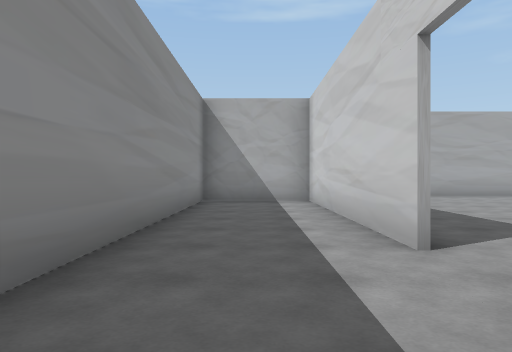
view 1 (above)

23 first-person views from a walk through a scene from a Unity 3-D project. The camera is 1.2 m above the floor, looks level and sees 70° across. The floor is counted in squares, 2 m on a side. Each view is taken from the middle of a square. On the plan, view 1 faces up. The plan holds only what a view shows up to about 10 squares ahead; the rest is blank. The place goes on beyond the plan.

view 2
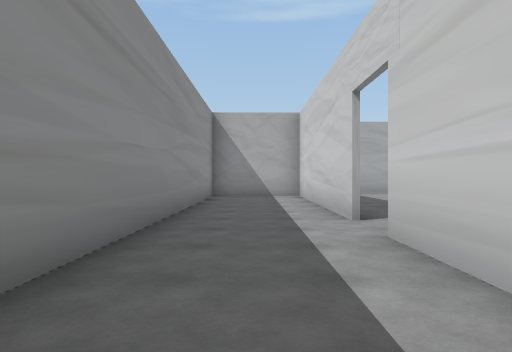

view 3
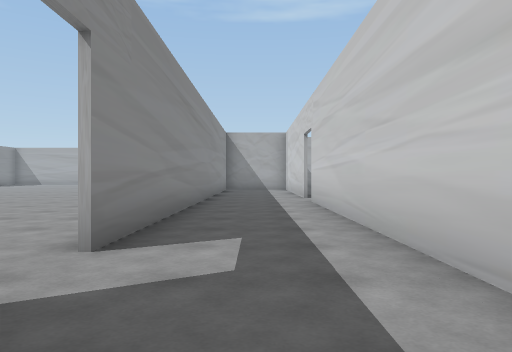

view 4
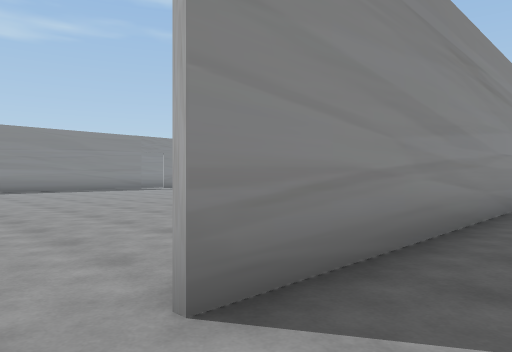

view 5
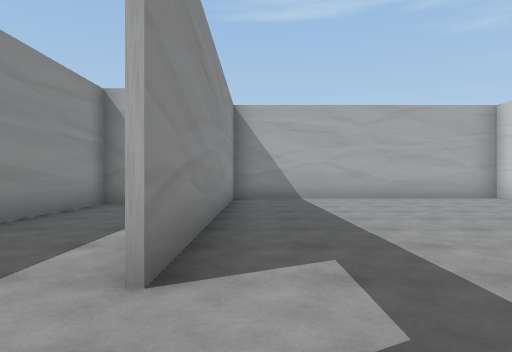

view 6
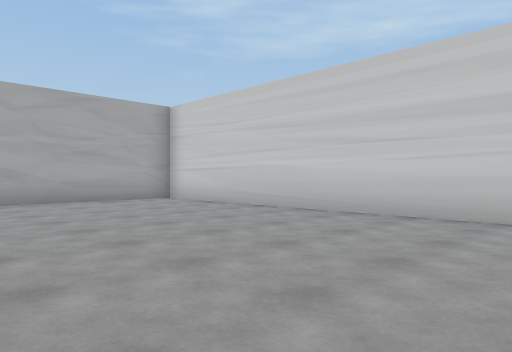

view 7
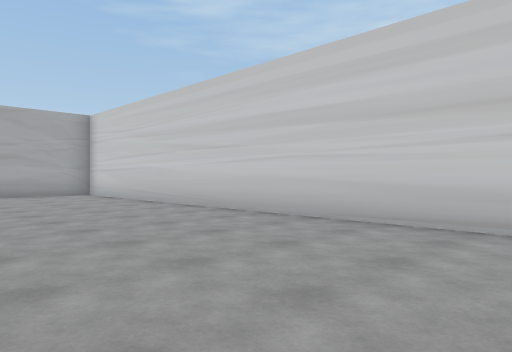

view 8
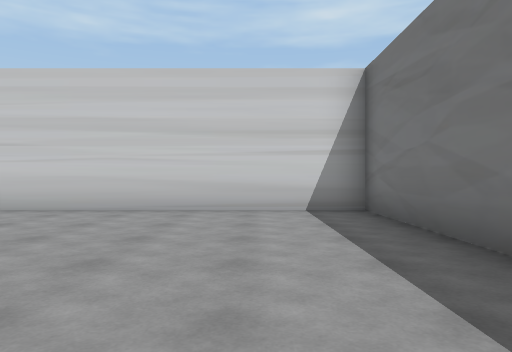

view 9
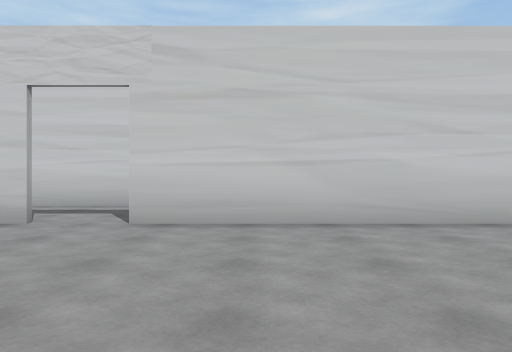

view 10
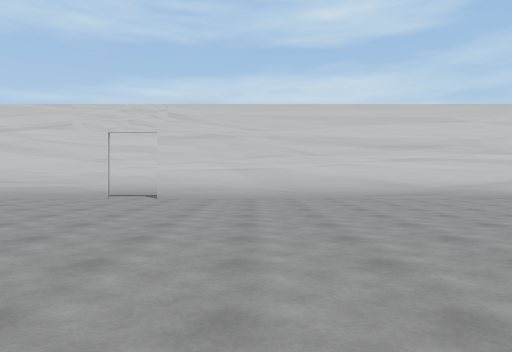

view 11
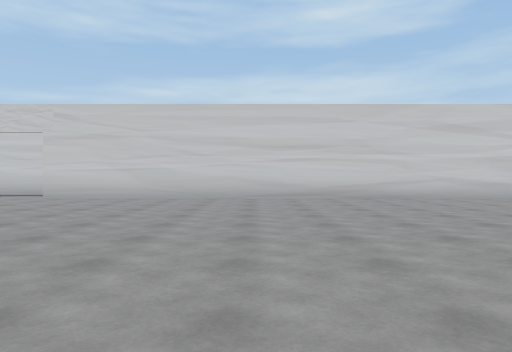

view 12
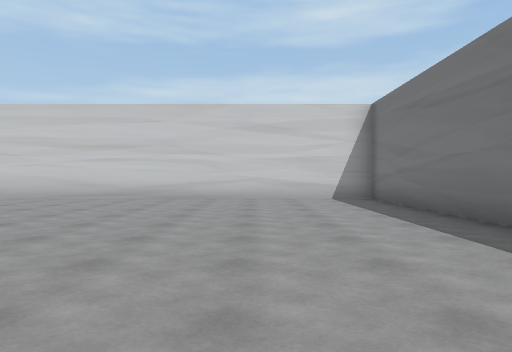

view 13
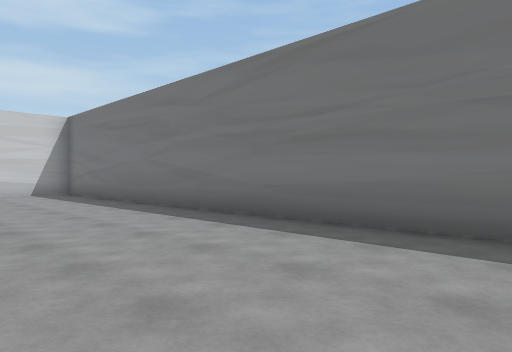

view 14
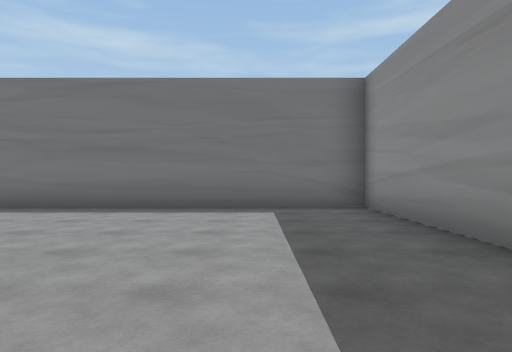

view 15
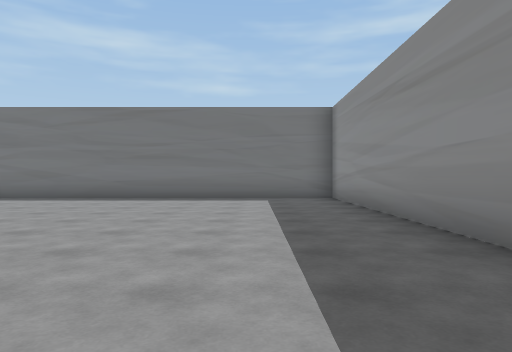

view 16
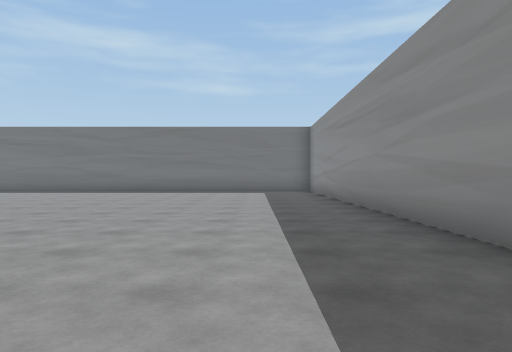

view 17
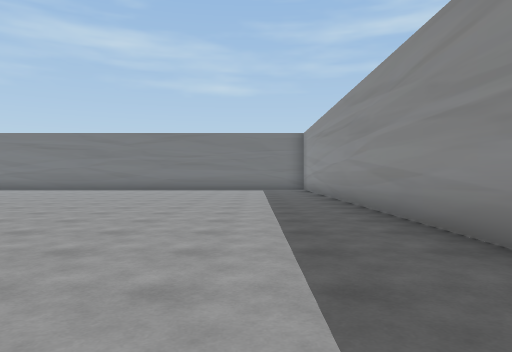

view 18
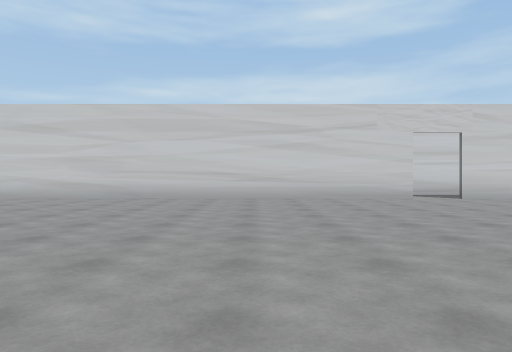

view 19
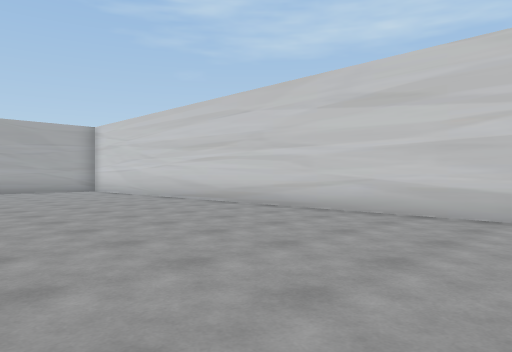

view 20
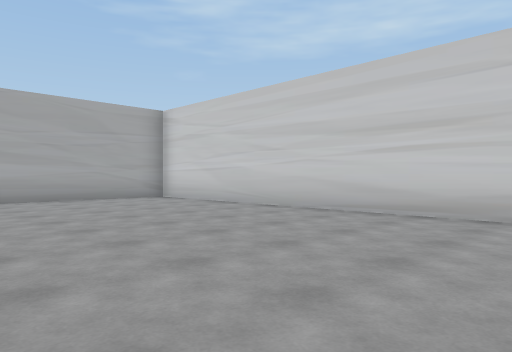

view 21
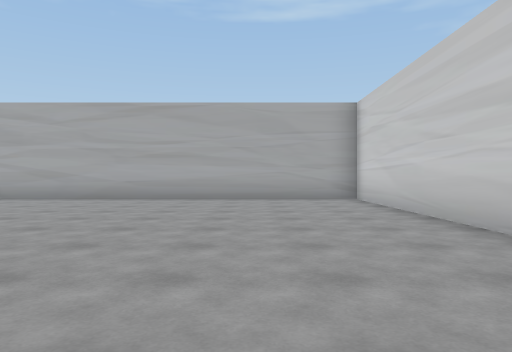

view 22
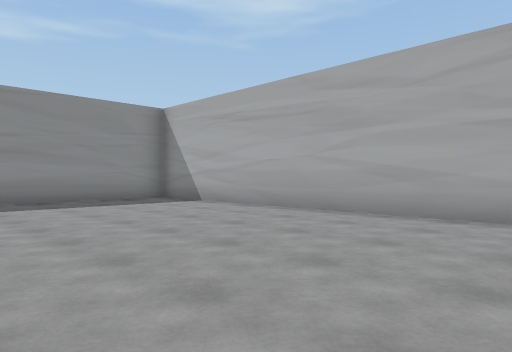

view 23
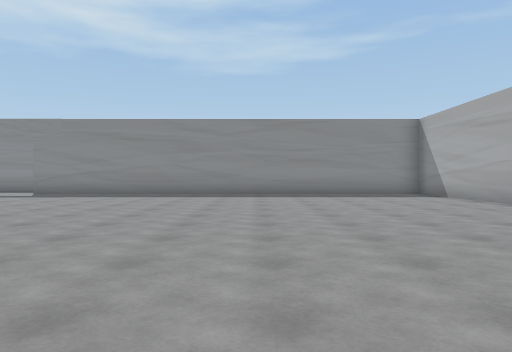

### Floor plan
Points are (right, up) in squares from view 1. A wall is a line through its corners. A room is listed if a view was taken in it or the views show most of it. See-through windows are left out.
Room 1 (views 1, 2, 3, 4)
walls: (1.3, -5.2) (1.3, 1.6); (1.3, 2.9) (1.3, 8.9) (-1.3, 8.9) (-1.3, -4.1)
ways out: opening at (1, 2) to room 2; opening at (-1, -5) to room 3
Room 2 (views 5, 6, 7, 8)
walls: (4.6, -1.9) (8.4, -1.9) (8.4, 10.7) (1.4, 10.7) (1.4, 2.9)
ways out: opening at (1, 2) to room 1
Room 3 (views 9, 10, 11, 12, 13, 14, 15, 16, 17, 18, 19, 20, 21, 22, 23)
walls: (-1.4, -4.1) (-1.4, 17.4) (-15.8, 17.4); (-16.1, -6) (-16.1, -19) (-1.4, -19) (-1.4, -5.4); (-16.1, 17.1) (-16.1, 13.5)
ways out: opening at (-1, -5) to room 1

Where each view was taken, in squares from view 1:
view 1: 0 up, 0 right, facing up
view 2: 2 down, 0 right, facing up
view 3: 7 down, 0 right, facing up
view 4: 5 down, 0 right, facing up-left
view 5: 1 up, 2 right, facing up
view 6: 2 up, 3 right, facing up-right
view 7: 1 down, 4 right, facing up-right
view 8: 0 up, 2 right, facing right
view 9: 7 down, 6 left, facing right
view 10: 8 down, 11 left, facing right
view 11: 11 down, 11 left, facing right
view 12: 16 down, 11 left, facing right
view 13: 15 down, 14 left, facing down-right
view 14: 12 down, 14 left, facing down
view 15: 9 down, 14 left, facing down
view 16: 5 down, 14 left, facing down
view 17: 3 down, 14 left, facing down
view 18: 0 up, 11 left, facing right
view 19: 3 up, 7 left, facing up-right
view 20: 8 up, 7 left, facing up-right
view 21: 8 up, 4 left, facing up
view 22: 12 up, 7 left, facing up-left
view 23: 12 up, 4 left, facing left
